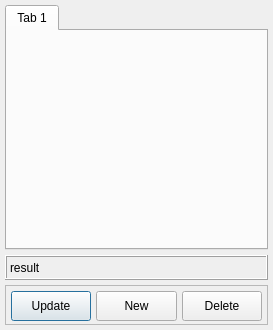
<ui version="4.0" >
 <class>QgsGrassAttributesBase</class>
 <widget class="QDialog" name="QgsGrassAttributesBase" >
  <property name="geometry" >
   <rect>
    <x>0</x>
    <y>0</y>
    <width>273</width>
    <height>330</height>
   </rect>
  </property>
  <property name="sizePolicy" >
   <sizepolicy vsizetype="Minimum" hsizetype="MinimumExpanding" >
    <horstretch>0</horstretch>
    <verstretch>0</verstretch>
   </sizepolicy>
  </property>
  <property name="minimumSize" >
   <size>
    <width>100</width>
    <height>300</height>
   </size>
  </property>
  <property name="maximumSize" >
   <size>
    <width>32767</width>
    <height>32767</height>
   </size>
  </property>
  <property name="sizeIncrement" >
   <size>
    <width>0</width>
    <height>0</height>
   </size>
  </property>
  <property name="baseSize" >
   <size>
    <width>0</width>
    <height>0</height>
   </size>
  </property>
  <property name="windowTitle" >
   <string>GRASS Attributes</string>
  </property>
  <layout class="QVBoxLayout" >
   <property name="spacing" >
    <number>5</number>
   </property>
   <property name="leftMargin" >
    <number>5</number>
   </property>
   <property name="topMargin" >
    <number>5</number>
   </property>
   <property name="rightMargin" >
    <number>5</number>
   </property>
   <property name="bottomMargin" >
    <number>5</number>
   </property>
   <item>
    <widget class="QTabWidget" name="tabCats" >
     <property name="sizePolicy" >
      <sizepolicy vsizetype="Expanding" hsizetype="Expanding" >
       <horstretch>0</horstretch>
       <verstretch>0</verstretch>
      </sizepolicy>
     </property>
     <property name="minimumSize" >
      <size>
       <width>50</width>
       <height>50</height>
      </size>
     </property>
     <property name="tabShape" >
      <enum>QTabWidget::Rounded</enum>
     </property>
     <widget class="QWidget" name="tab" >
      <attribute name="title" >
       <string>Tab 1</string>
      </attribute>
     </widget>
    </widget>
   </item>
   <item>
    <widget class="QLabel" name="resultLabel" >
     <property name="sizePolicy" >
      <sizepolicy vsizetype="Fixed" hsizetype="Expanding" >
       <horstretch>0</horstretch>
       <verstretch>0</verstretch>
      </sizepolicy>
     </property>
     <property name="minimumSize" >
      <size>
       <width>0</width>
       <height>25</height>
      </size>
     </property>
     <property name="maximumSize" >
      <size>
       <width>32767</width>
       <height>25</height>
      </size>
     </property>
     <property name="frameShape" >
      <enum>QFrame::Box</enum>
     </property>
     <property name="frameShadow" >
      <enum>QFrame::Raised</enum>
     </property>
     <property name="text" >
      <string>result</string>
     </property>
    </widget>
   </item>
   <item>
    <widget class="QFrame" name="buttonsFrame" >
     <property name="sizePolicy" >
      <sizepolicy vsizetype="Fixed" hsizetype="Expanding" >
       <horstretch>0</horstretch>
       <verstretch>0</verstretch>
      </sizepolicy>
     </property>
     <property name="minimumSize" >
      <size>
       <width>100</width>
       <height>40</height>
      </size>
     </property>
     <property name="maximumSize" >
      <size>
       <width>32767</width>
       <height>40</height>
      </size>
     </property>
     <property name="frameShape" >
      <enum>QFrame::StyledPanel</enum>
     </property>
     <property name="frameShadow" >
      <enum>QFrame::Raised</enum>
     </property>
     <property name="lineWidth" >
      <number>0</number>
     </property>
     <layout class="QHBoxLayout" >
      <property name="spacing" >
       <number>5</number>
      </property>
      <property name="leftMargin" >
       <number>5</number>
      </property>
      <property name="topMargin" >
       <number>5</number>
      </property>
      <property name="rightMargin" >
       <number>5</number>
      </property>
      <property name="bottomMargin" >
       <number>5</number>
      </property>
      <item>
       <widget class="QPushButton" name="updateButton" >
        <property name="sizePolicy" >
         <sizepolicy vsizetype="Preferred" hsizetype="Expanding" >
          <horstretch>0</horstretch>
          <verstretch>0</verstretch>
         </sizepolicy>
        </property>
        <property name="minimumSize" >
         <size>
          <width>0</width>
          <height>30</height>
         </size>
        </property>
        <property name="maximumSize" >
         <size>
          <width>32767</width>
          <height>30</height>
         </size>
        </property>
        <property name="toolTip" >
         <string>Update database record</string>
        </property>
        <property name="text" >
         <string>Update</string>
        </property>
       </widget>
      </item>
      <item>
       <widget class="QPushButton" name="newButton" >
        <property name="sizePolicy" >
         <sizepolicy vsizetype="Fixed" hsizetype="Expanding" >
          <horstretch>0</horstretch>
          <verstretch>0</verstretch>
         </sizepolicy>
        </property>
        <property name="minimumSize" >
         <size>
          <width>0</width>
          <height>30</height>
         </size>
        </property>
        <property name="maximumSize" >
         <size>
          <width>32767</width>
          <height>30</height>
         </size>
        </property>
        <property name="toolTip" >
         <string>Add new category using settings in GRASS Edit toolbox</string>
        </property>
        <property name="text" >
         <string>New</string>
        </property>
       </widget>
      </item>
      <item>
       <widget class="QPushButton" name="deleteButton" >
        <property name="sizePolicy" >
         <sizepolicy vsizetype="Fixed" hsizetype="Expanding" >
          <horstretch>0</horstretch>
          <verstretch>0</verstretch>
         </sizepolicy>
        </property>
        <property name="minimumSize" >
         <size>
          <width>0</width>
          <height>30</height>
         </size>
        </property>
        <property name="maximumSize" >
         <size>
          <width>32767</width>
          <height>30</height>
         </size>
        </property>
        <property name="toolTip" >
         <string>Delete selected category</string>
        </property>
        <property name="text" >
         <string>Delete</string>
        </property>
       </widget>
      </item>
     </layout>
    </widget>
   </item>
  </layout>
 </widget>
 <layoutdefault spacing="6" margin="11" />
 <resources/>
 <connections/>
</ui>
